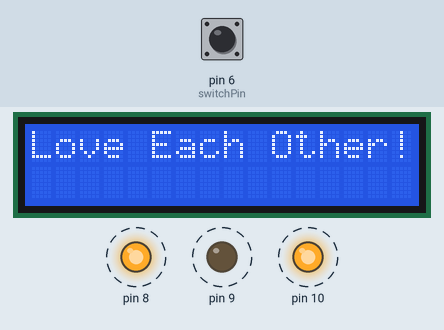
Bench run of a sketch on a simulated Arduino Uno, built with avr-gcc and run on an emulated ATmega328P. Shown: 16×2 character LCD, output pins drawn as LEDs (lit = HIGH). Dashed ring = blinking. The test bench sets the inputs (shaded band); at power-on: pin 6 (switchPin) LOW. Random numbers use the default seed unless the sketch sets one.

Above: at 1.27 s.
1.3 s: pin 6 (switchPin) pulled HIGH for 0.15 s
At 1.48 s:
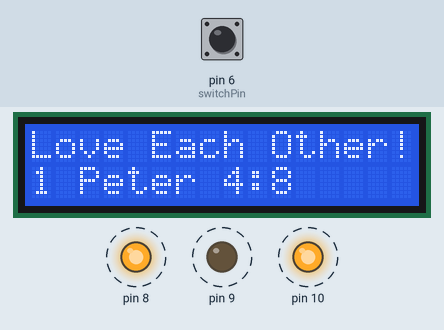
2.9 s: pin 6 (switchPin) pulsed HIGH 5 times (0.12 s each, 0.3 s apart)
At 3.39 s:
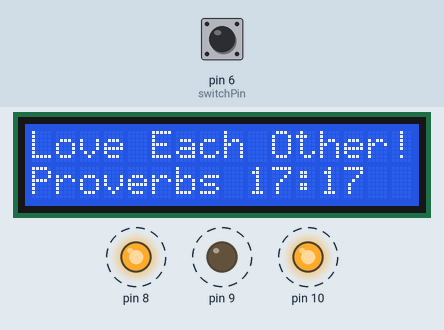
5.9 s: pin 6 (switchPin) pulled HIGH for 1 s
At 6.92 s:
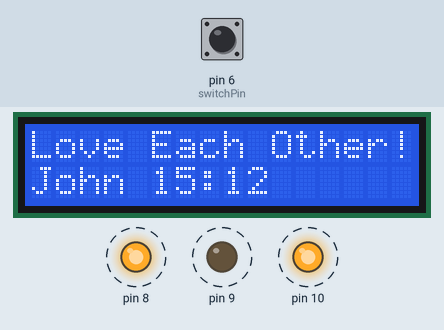
8.5 s: pin 6 (switchPin) pulled HIGH for 3.2 s
At 11.72 s:
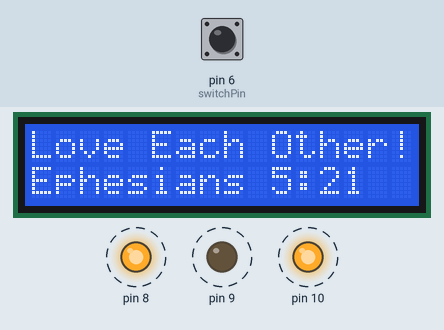
Timing chart, 0 to 14.2 s (numbered marks = the images above; inputs shaded):
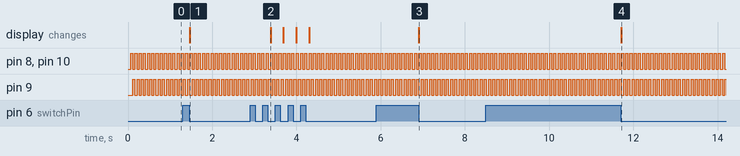

Measured:
- after the input at 1.3 s, the display: changes after 0.17 s (image 1)
- after the input at 2.9 s, the display: changes after 0.48 s (image 2)
- after the input at 5.9 s, the display: changes after 1.0 s (image 3)
- after the input at 8.5 s, the display: changes after 3.2 s (image 4)
- by itself, pin 8–10: alternates HIGH for 0.05 s and LOW for 0.05 s

The sketch:

LED_s_with_LCD_Display.ino
```cpp
#include <LiquidCrystal.h>

// The pins being used to communicate with the LED Display
LiquidCrystal lcd(12, 11, 5, 4 ,3, 2);  // Pin 3 is variable resistor (Potentiometer), Pin 4 is MOSI pin (Master out Slave in [D12 in arduino])

// Variables used
const int switchPin = 6;  // pin of the switch pin
int switchStateLED = 0;     //current state of tilt switch
int switchState = 0;     //current state of tilt switch
int prevSwitchState = 0; // previous state of switch
int reply;               // choose which reply the screen will show

void setup() {

  // Instantiate LCD Display (16, 2) is size of LCD Display (rows, columns)
  lcd.begin(16, 2);

  // pinMode is the command for configuring pins and whether they are inputs or outputs
  pinMode(switchPin, INPUT);   // MISO Pin D11 goes into pin 6 of LCD Display - therefore pin 6 is input)
  pinMode(7, INPUT);
  pinMode(8, OUTPUT);
  pinMode(9, OUTPUT);
  pinMode(10, OUTPUT);

  lcd.print("Love Each Other!");   // print function writes to the LCD screen because it has been initialized as the INPUT
  //lcd.setCursor(0, 1);  // Coordinates of LCD display, where 0,0 is the first column of the first row
  //lcd.print("John 15:12");

}

void loop() {
  // put your main code here, to run repeatedly:
  switchState = digitalRead(switchPin);

  if (switchState != prevSwitchState){
    if(switchState == LOW){  // loop starts if the switchState pin has no voltage (LOW)
      reply = random(6);
      lcd.clear();
      lcd.print("Love Each Other!");
      lcd.setCursor(0,1);

      switch(reply){
        case 0:
        lcd.print("John 15:12");
        break;
        case 1:
        lcd.print("1 Peter 4:8");
        break;
        case 2:
        lcd.print("Ephesians 5:21");
        break;
        case 3:
        lcd.print("1 John 4:8");
        break;
        case 4:
        lcd.print("Luke 6:31");
        break;
        case 5:
        lcd.print("Proverbs 17:17");
        break;
        }
      }
    }
prevSwitchState = switchState;

      digitalWrite(8, HIGH);
      digitalWrite(9, LOW);
      digitalWrite(10,HIGH);

      // Add blinking to LEDS - delay is a pause in the loop of a quarter second
      delay(50);
      digitalWrite(8, LOW); //Blue LED
      digitalWrite(9, HIGH);  // Red LED
      digitalWrite(10, LOW);
      delay(50);

}
```
